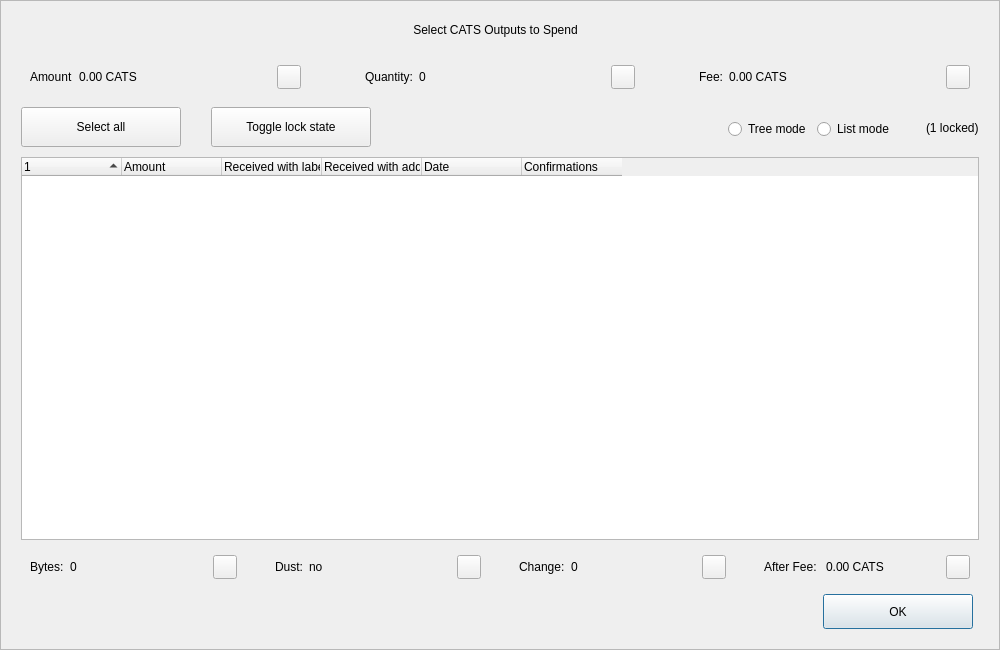
<?xml version="1.0" encoding="UTF-8"?>
<ui version="4.0">
 <class>CoinControlDialog</class>
 <widget class="QDialog" name="CoinControlDialog">
  <property name="geometry">
   <rect>
    <x>0</x>
    <y>0</y>
    <width>1000</width>
    <height>650</height>
   </rect>
  </property>
  <property name="minimumSize">
   <size>
    <width>950</width>
    <height>650</height>
   </size>
  </property>
  <property name="windowTitle">
   <string>Coin Selection</string>
  </property>
  <property name="styleSheet">
   <string notr="true"/>
  </property>
  <layout class="QVBoxLayout" name="verticalLayout">
   <property name="spacing">
    <number>0</number>
   </property>
   <property name="leftMargin">
    <number>0</number>
   </property>
   <property name="topMargin">
    <number>0</number>
   </property>
   <property name="rightMargin">
    <number>0</number>
   </property>
   <property name="bottomMargin">
    <number>0</number>
   </property>
   <item>
    <widget class="QFrame" name="frameContainer">
     <property name="toolTipDuration">
      <number>0</number>
     </property>
     <property name="frameShape">
      <enum>QFrame::StyledPanel</enum>
     </property>
     <property name="frameShadow">
      <enum>QFrame::Raised</enum>
     </property>
     <layout class="QVBoxLayout" name="verticalLayout_2">
      <property name="leftMargin">
       <number>0</number>
      </property>
      <property name="rightMargin">
       <number>0</number>
      </property>
      <property name="bottomMargin">
       <number>20</number>
      </property>
      <item>
       <layout class="QHBoxLayout" name="horizontalLayout_12">
        <property name="spacing">
         <number>0</number>
        </property>
        <property name="leftMargin">
         <number>20</number>
        </property>
        <property name="rightMargin">
         <number>30</number>
        </property>
        <item>
         <spacer name="horizontalSpacer_4">
          <property name="orientation">
           <enum>Qt::Horizontal</enum>
          </property>
          <property name="sizeHint" stdset="0">
           <size>
            <width>40</width>
            <height>20</height>
           </size>
          </property>
         </spacer>
        </item>
        <item>
         <widget class="QLabel" name="labelTitle">
          <property name="minimumSize">
           <size>
            <width>0</width>
            <height>40</height>
           </size>
          </property>
          <property name="maximumSize">
           <size>
            <width>16777215</width>
            <height>40</height>
           </size>
          </property>
          <property name="text">
           <string>Select CATS Outputs to Spend</string>
          </property>
          <property name="alignment">
           <set>Qt::AlignCenter</set>
          </property>
          <property name="margin">
           <number>7</number>
          </property>
         </widget>
        </item>
        <item>
         <spacer name="horizontalSpacer_5">
          <property name="orientation">
           <enum>Qt::Horizontal</enum>
          </property>
          <property name="sizeHint" stdset="0">
           <size>
            <width>40</width>
            <height>20</height>
           </size>
          </property>
         </spacer>
        </item>
       </layout>
      </item>
      <item>
       <layout class="QHBoxLayout" name="horizontalLayout_8">
        <property name="leftMargin">
         <number>20</number>
        </property>
        <property name="rightMargin">
         <number>20</number>
        </property>
        <item>
         <widget class="QWidget" name="layoutAmount" native="true">
          <layout class="QHBoxLayout" name="horizontalLayout_9" stretch="0,1,0">
           <item>
            <widget class="QLabel" name="labelCoinControlAmountText">
             <property name="text">
              <string>Amount</string>
             </property>
            </widget>
           </item>
           <item>
            <widget class="QLabel" name="labelCoinControlAmount">
             <property name="text">
              <string>0.00 CATS</string>
             </property>
            </widget>
           </item>
           <item alignment="Qt::AlignHCenter|Qt::AlignVCenter">
            <widget class="QPushButton" name="pushButtonAmount">
             <property name="minimumSize">
              <size>
               <width>0</width>
               <height>24</height>
              </size>
             </property>
             <property name="maximumSize">
              <size>
               <width>24</width>
               <height>26</height>
              </size>
             </property>
             <property name="focusPolicy">
              <enum>Qt::NoFocus</enum>
             </property>
             <property name="styleSheet">
              <string notr="true">padding-bottom:2px;
padding-right:4px;</string>
             </property>
             <property name="text">
              <string/>
             </property>
            </widget>
           </item>
          </layout>
         </widget>
        </item>
        <item>
         <spacer name="horizontalSpacer_2">
          <property name="orientation">
           <enum>Qt::Horizontal</enum>
          </property>
          <property name="sizeType">
           <enum>QSizePolicy::Fixed</enum>
          </property>
          <property name="sizeHint" stdset="0">
           <size>
            <width>40</width>
            <height>20</height>
           </size>
          </property>
         </spacer>
        </item>
        <item>
         <widget class="QWidget" name="layoutQuantity" native="true">
          <layout class="QHBoxLayout" name="horizontalLayout_10" stretch="0,1,0">
           <item>
            <widget class="QLabel" name="labelCoinControlQuantityText">
             <property name="text">
              <string>Quantity:</string>
             </property>
            </widget>
           </item>
           <item>
            <widget class="QLabel" name="labelCoinControlQuantity">
             <property name="text">
              <string>0</string>
             </property>
            </widget>
           </item>
           <item alignment="Qt::AlignHCenter|Qt::AlignVCenter">
            <widget class="QPushButton" name="pushButtonQuantity">
             <property name="minimumSize">
              <size>
               <width>0</width>
               <height>24</height>
              </size>
             </property>
             <property name="maximumSize">
              <size>
               <width>24</width>
               <height>26</height>
              </size>
             </property>
             <property name="focusPolicy">
              <enum>Qt::NoFocus</enum>
             </property>
             <property name="styleSheet">
              <string notr="true">padding-bottom:2px;
               padding-right:4px;</string>
             </property>
             <property name="text">
              <string/>
             </property>
            </widget>
           </item>
          </layout>
         </widget>
        </item>
        <item>
         <spacer name="horizontalSpacer_22">
          <property name="orientation">
           <enum>Qt::Horizontal</enum>
          </property>
          <property name="sizeType">
           <enum>QSizePolicy::Fixed</enum>
          </property>
          <property name="sizeHint" stdset="0">
           <size>
            <width>40</width>
            <height>20</height>
           </size>
          </property>
         </spacer>
        </item>
        <item>
         <widget class="QWidget" name="layoutFee" native="true">
          <layout class="QHBoxLayout" name="horizontalLayout_11" stretch="0,1,0">
           <item>
            <widget class="QLabel" name="labelCoinControlFeeText">
             <property name="text">
              <string>Fee:</string>
             </property>
            </widget>
           </item>
           <item>
            <widget class="QLabel" name="labelCoinControlFee">
             <property name="text">
              <string>0.00 CATS</string>
             </property>
            </widget>
           </item>
           <item alignment="Qt::AlignHCenter|Qt::AlignVCenter">
            <widget class="QPushButton" name="pushButtonFee">
             <property name="minimumSize">
              <size>
               <width>0</width>
               <height>24</height>
              </size>
             </property>
             <property name="maximumSize">
              <size>
               <width>24</width>
               <height>26</height>
              </size>
             </property>
             <property name="focusPolicy">
              <enum>Qt::NoFocus</enum>
             </property>
             <property name="styleSheet">
              <string notr="true">padding-bottom:2px;
               padding-right:4px;</string>
             </property>
             <property name="text">
              <string/>
             </property>
            </widget>
           </item>
          </layout>
         </widget>
        </item>
       </layout>
      </item>
      <item>
       <widget class="QFrame" name="frame">
        <property name="minimumSize">
         <size>
          <width>0</width>
          <height>40</height>
         </size>
        </property>
        <property name="styleSheet">
         <string notr="true">#frame {
	border:0;
}</string>
        </property>
        <property name="frameShape">
         <enum>QFrame::StyledPanel</enum>
        </property>
        <property name="frameShadow">
         <enum>QFrame::Sunken</enum>
        </property>
        <layout class="QHBoxLayout" name="horizontalLayout">
         <property name="spacing">
          <number>0</number>
         </property>
         <property name="leftMargin">
          <number>20</number>
         </property>
         <property name="topMargin">
          <number>0</number>
         </property>
         <property name="rightMargin">
          <number>20</number>
         </property>
         <property name="bottomMargin">
          <number>0</number>
         </property>
         <item>
          <layout class="QHBoxLayout" name="horizontalLayoutPanel" stretch="0,0,0,0,0,0">
           <property name="spacing">
            <number>20</number>
           </property>
           <item>
            <widget class="QPushButton" name="pushButtonSelectAll">
             <property name="sizePolicy">
              <sizepolicy hsizetype="Maximum" vsizetype="Fixed">
               <horstretch>0</horstretch>
               <verstretch>0</verstretch>
              </sizepolicy>
             </property>
             <property name="minimumSize">
              <size>
               <width>160</width>
               <height>40</height>
              </size>
             </property>
             <property name="maximumSize">
              <size>
               <width>16777215</width>
               <height>40</height>
              </size>
             </property>
             <property name="text">
              <string>Select all</string>
             </property>
             <property name="checkable">
              <bool>true</bool>
             </property>
             <property name="checked">
              <bool>false</bool>
             </property>
             <property name="autoExclusive">
              <bool>false</bool>
             </property>
             <property name="autoDefault">
              <bool>false</bool>
             </property>
            </widget>
           </item>
           <item>
            <spacer name="horizontalSpacer_6">
             <property name="orientation">
              <enum>Qt::Horizontal</enum>
             </property>
             <property name="sizeType">
              <enum>QSizePolicy::Fixed</enum>
             </property>
             <property name="sizeHint" stdset="0">
              <size>
               <width>10</width>
               <height>20</height>
              </size>
             </property>
            </spacer>
           </item>
           <item>
            <widget class="QPushButton" name="pushButtonToggleLock">
             <property name="sizePolicy">
              <sizepolicy hsizetype="Maximum" vsizetype="Fixed">
               <horstretch>0</horstretch>
               <verstretch>0</verstretch>
              </sizepolicy>
             </property>
             <property name="minimumSize">
              <size>
               <width>160</width>
               <height>40</height>
              </size>
             </property>
             <property name="maximumSize">
              <size>
               <width>16777215</width>
               <height>40</height>
              </size>
             </property>
             <property name="text">
              <string>Toggle lock state</string>
             </property>
             <property name="checkable">
              <bool>true</bool>
             </property>
             <property name="autoExclusive">
              <bool>false</bool>
             </property>
             <property name="autoDefault">
              <bool>false</bool>
             </property>
            </widget>
           </item>
           <item>
            <spacer name="horizontalSpacer_7">
             <property name="orientation">
              <enum>Qt::Horizontal</enum>
             </property>
             <property name="sizeType">
              <enum>QSizePolicy::Expanding</enum>
             </property>
             <property name="sizeHint" stdset="0">
              <size>
               <width>30</width>
               <height>20</height>
              </size>
             </property>
            </spacer>
           </item>
           <item alignment="Qt::AlignRight">
            <widget class="QGroupBox" name="groupBox_2">
             <property name="styleSheet">
              <string notr="true">#groupBox_2 {
    background-color:transparent;
    border-radius:0;
}</string>
             </property>
             <property name="title">
              <string/>
             </property>
             <layout class="QHBoxLayout" name="horizontalLayout_14">
              <item>
               <widget class="QRadioButton" name="radioTreeMode">
                <property name="sizePolicy">
                 <sizepolicy hsizetype="Maximum" vsizetype="Fixed">
                  <horstretch>0</horstretch>
                  <verstretch>0</verstretch>
                 </sizepolicy>
                </property>
                <property name="text">
                 <string>Tree mode</string>
                </property>
               </widget>
              </item>
              <item>
               <widget class="QRadioButton" name="radioListMode">
                <property name="sizePolicy">
                 <sizepolicy hsizetype="Maximum" vsizetype="Fixed">
                  <horstretch>0</horstretch>
                  <verstretch>0</verstretch>
                 </sizepolicy>
                </property>
                <property name="text">
                 <string>List mode</string>
                </property>
                <property name="checked">
                 <bool>false</bool>
                </property>
               </widget>
              </item>
             </layout>
            </widget>
           </item>
           <item>
            <widget class="QLabel" name="labelLocked">
             <property name="text">
              <string>(1 locked)</string>
             </property>
            </widget>
           </item>
          </layout>
         </item>
        </layout>
       </widget>
      </item>
      <item>
       <layout class="QHBoxLayout" name="horizontalLayout_13">
        <property name="leftMargin">
         <number>20</number>
        </property>
        <property name="rightMargin">
         <number>20</number>
        </property>
        <item>
         <widget class="CoinControlTreeWidget" name="treeWidget">
          <property name="contextMenuPolicy">
           <enum>Qt::CustomContextMenu</enum>
          </property>
          <property name="styleSheet">
           <string notr="true"/>
          </property>
          <property name="sortingEnabled">
           <bool>false</bool>
          </property>
          <property name="columnCount">
           <number>6</number>
          </property>
          <attribute name="headerShowSortIndicator" stdset="0">
           <bool>true</bool>
          </attribute>
          <attribute name="headerStretchLastSection">
           <bool>false</bool>
          </attribute>
          <column>
           <property name="text">
            <string/>
           </property>
          </column>
          <column>
           <property name="text">
            <string>Amount</string>
           </property>
          </column>
          <column>
           <property name="text">
            <string>Received with label</string>
           </property>
          </column>
          <column>
           <property name="text">
            <string>Received with address</string>
           </property>
          </column>
          <column>
           <property name="text">
            <string>Date</string>
           </property>
          </column>
          <column>
           <property name="text">
            <string>Confirmations</string>
           </property>
           <property name="toolTip">
            <string>Confirmed</string>
           </property>
          </column>
         </widget>
        </item>
       </layout>
      </item>
      <item>
       <layout class="QHBoxLayout" name="horizontalLayout_3">
        <property name="spacing">
         <number>20</number>
        </property>
        <property name="leftMargin">
         <number>20</number>
        </property>
        <property name="rightMargin">
         <number>20</number>
        </property>
        <item>
         <widget class="QWidget" name="layoutBytes" native="true">
          <layout class="QHBoxLayout" name="horizontalLayout_4" stretch="0,1,0">
           <item>
            <widget class="QLabel" name="labelCoinControlBytesText">
             <property name="text">
              <string>Bytes:</string>
             </property>
            </widget>
           </item>
           <item>
            <widget class="QLabel" name="labelCoinControlBytes">
             <property name="text">
              <string>0</string>
             </property>
            </widget>
           </item>
           <item alignment="Qt::AlignHCenter|Qt::AlignVCenter">
            <widget class="QPushButton" name="pushButtonBytes">
             <property name="minimumSize">
              <size>
               <width>0</width>
               <height>24</height>
              </size>
             </property>
             <property name="maximumSize">
              <size>
               <width>24</width>
               <height>26</height>
              </size>
             </property>
             <property name="focusPolicy">
              <enum>Qt::NoFocus</enum>
             </property>
             <property name="styleSheet">
              <string notr="true">padding-bottom:2px;
               padding-right:4px;</string>
             </property>
             <property name="text">
              <string/>
             </property>
            </widget>
           </item>
          </layout>
         </widget>
        </item>
        <item>
         <widget class="QWidget" name="layoutDust" native="true">
          <layout class="QHBoxLayout" name="horizontalLayout_5" stretch="0,1,0">
           <item>
            <widget class="QLabel" name="labelCoinControlLowOutputText">
             <property name="text">
              <string>Dust:</string>
             </property>
            </widget>
           </item>
           <item>
            <widget class="QLabel" name="labelCoinControlLowOutput">
             <property name="text">
              <string>no</string>
             </property>
            </widget>
           </item>
           <item alignment="Qt::AlignHCenter|Qt::AlignVCenter">
            <widget class="QPushButton" name="pushButtonDust">
             <property name="minimumSize">
              <size>
               <width>0</width>
               <height>24</height>
              </size>
             </property>
             <property name="maximumSize">
              <size>
               <width>24</width>
               <height>26</height>
              </size>
             </property>
             <property name="focusPolicy">
              <enum>Qt::NoFocus</enum>
             </property>
             <property name="styleSheet">
              <string notr="true">padding-bottom:2px;
               padding-right:4px;</string>
             </property>
             <property name="text">
              <string/>
             </property>
            </widget>
           </item>
          </layout>
         </widget>
        </item>
        <item>
         <widget class="QWidget" name="layoutChange" native="true">
          <layout class="QHBoxLayout" name="horizontalLayout_6" stretch="0,1,0">
           <item>
            <widget class="QLabel" name="labelCoinControlChangeText">
             <property name="text">
              <string>Change:</string>
             </property>
            </widget>
           </item>
           <item>
            <widget class="QLabel" name="labelCoinControlChange">
             <property name="text">
              <string>0</string>
             </property>
            </widget>
           </item>
           <item alignment="Qt::AlignHCenter|Qt::AlignVCenter">
            <widget class="QPushButton" name="pushButtonChange">
             <property name="minimumSize">
              <size>
               <width>0</width>
               <height>24</height>
              </size>
             </property>
             <property name="maximumSize">
              <size>
               <width>24</width>
               <height>26</height>
              </size>
             </property>
             <property name="focusPolicy">
              <enum>Qt::NoFocus</enum>
             </property>
             <property name="styleSheet">
              <string notr="true">padding-bottom:2px;
               padding-right:4px;</string>
             </property>
             <property name="text">
              <string/>
             </property>
            </widget>
           </item>
          </layout>
         </widget>
        </item>
        <item>
         <widget class="QWidget" name="layoutAfter" native="true">
          <layout class="QHBoxLayout" name="horizontalLayout_7" stretch="0,1,0">
           <item>
            <widget class="QLabel" name="labelCoinControlAfterFeeText">
             <property name="text">
              <string>After Fee: </string>
             </property>
            </widget>
           </item>
           <item>
            <widget class="QLabel" name="labelCoinControlAfterFee">
             <property name="text">
              <string>0.00 CATS</string>
             </property>
            </widget>
           </item>
           <item alignment="Qt::AlignHCenter|Qt::AlignVCenter">
            <widget class="QPushButton" name="pushButtonAlterFee">
             <property name="minimumSize">
              <size>
               <width>0</width>
               <height>24</height>
              </size>
             </property>
             <property name="maximumSize">
              <size>
               <width>24</width>
               <height>26</height>
              </size>
             </property>
             <property name="focusPolicy">
              <enum>Qt::NoFocus</enum>
             </property>
             <property name="styleSheet">
              <string notr="true">padding-bottom:2px;
               padding-right:4px;</string>
             </property>
             <property name="text">
              <string/>
             </property>
            </widget>
           </item>
          </layout>
         </widget>
        </item>
       </layout>
      </item>
      <item>
       <layout class="QHBoxLayout" name="horizontalLayout_2">
        <property name="spacing">
         <number>0</number>
        </property>
        <property name="leftMargin">
         <number>20</number>
        </property>
        <property name="rightMargin">
         <number>26</number>
        </property>
        <item>
         <spacer name="horizontalSpacer_3">
          <property name="orientation">
           <enum>Qt::Horizontal</enum>
          </property>
          <property name="sizeHint" stdset="0">
           <size>
            <width>558</width>
            <height>20</height>
           </size>
          </property>
         </spacer>
        </item>
        <item>
         <widget class="QPushButton" name="pushButtonOk">
          <property name="minimumSize">
           <size>
            <width>150</width>
            <height>35</height>
           </size>
          </property>
          <property name="text">
           <string>OK</string>
          </property>
         </widget>
        </item>
       </layout>
      </item>
     </layout>
    </widget>
   </item>
  </layout>
 </widget>
 <customwidgets>
  <customwidget>
   <class>CoinControlTreeWidget</class>
   <extends>QTreeWidget</extends>
   <header>coincontroltreewidget.h</header>
  </customwidget>
 </customwidgets>
 <resources/>
 <connections/>
</ui>
